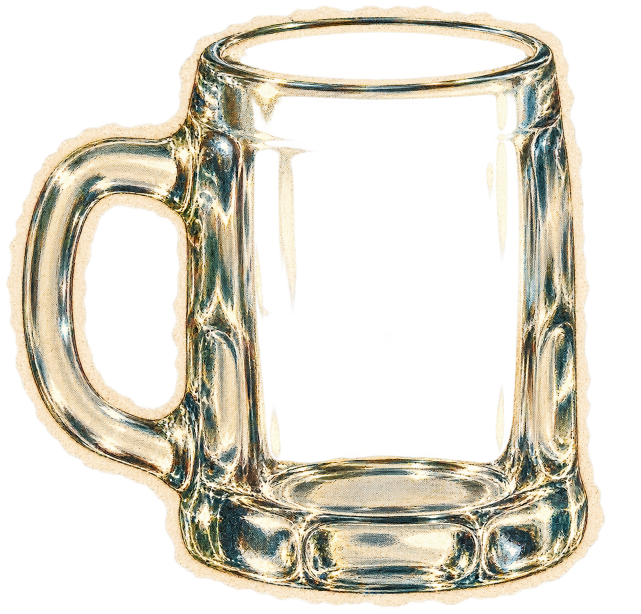
#> input picture paper-comics/assets/comics/mug-paper-frame.png, 1282 x 1227 px, found by its file name (shown at 1/2 size)
$ python make_clean_glass.py
#> lines starting #> are read from the running program, lines starting #| are printed output that depends on the picture; after the words box and inside, x2 and y2 are one past the last pixel; in counts of white or black regions, pixels touching at a corner belong together
import numpy as np
from PIL import Image, ImageFilter, ImageDraw

mug = Image.open('paper-comics/assets/comics/mug-paper-frame.png')
#> mug is the input picture: PIL image 1282x1227 RGBA; mean R, G, B, A 101.6, 97, 83.7, 109.3
w, h = mug.size
#> w = 1282; h = 1227
arr = np.array(mug)

# Center of cylinder is ~785.
# Right edge: glass body ends around 1120, paper border extends to 1210 (radius ~ 335 from center 785).
# On the left: center 785 - 335 = 450!
# Between x=0 and x=420 is the handle.
# Where the handle connected at top: y in [240, 400], x around 380..460
# Where the handle connected at bottom: y in [800, 1020], x around 350..470
# The left faceted column of the glass is between x=450 and x=560.
# The right faceted column of the glass is between x=1010 and x=1120.

# Notice that the right faceted column and the left faceted column are symmetrical facets of the glass!
# We can mirror the clean right faceted column (with its highlights and paper border) onto the left side!
# Let's inspect!
print(f'Mug size: {w}x{h}')
#| Mug size: 1282x1227

# Let's create a glass canvas of the same size
glass = mug.copy()
g_arr = np.array(glass)

# Erase the handle completely: everything to the left of the left facet (x < 370)
g_arr[:, :370] = 0
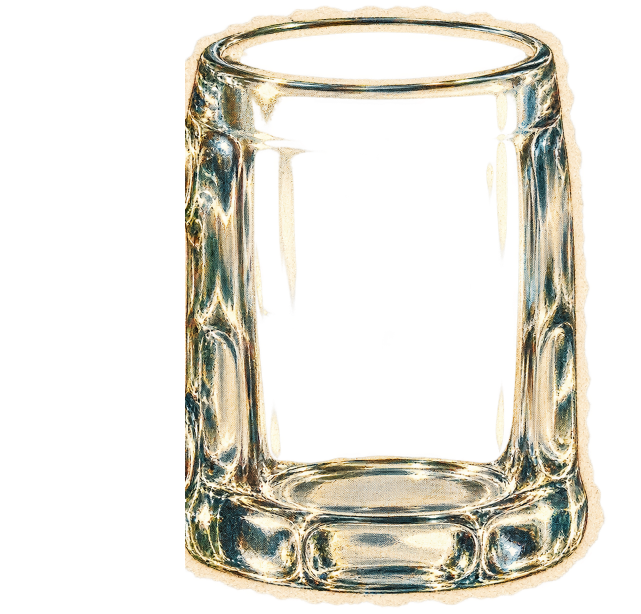
#> g_arr: shape (1227, 1282, 4) (shown at 1/2 size); 12.1% of pixels changed, all inside (x1, y1, x2, y2) = (0, 39, 370, 1180); transparent parts drawn white

# Now, between y=230..420 and y=790..1030, where the handle joined x=370..470:
# The right facet (x around 1010..1220) is completely clean and has the exact faceted glass texture and paper border.
# Let's see what happens if we take the right facet (from x=1000 to 1230), flip it horizontally,
# and blend it into the left facet (x=340 to 570)!
right_facet = arr[:, 980:1230]
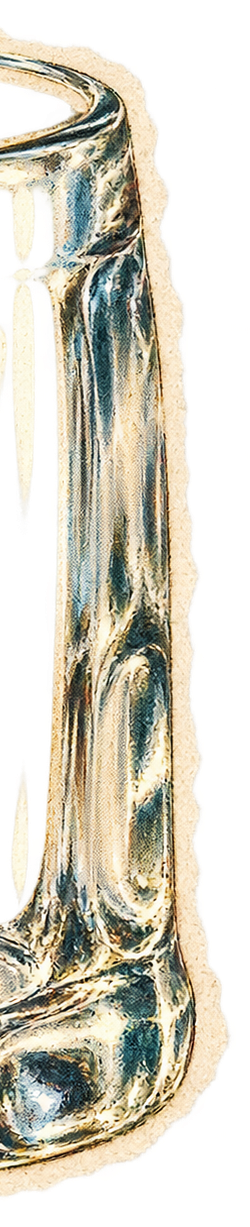
#> right_facet: shape (1227, 250, 4); mean R, G, B, A 131, 126, 109.7, 143.9; transparent parts drawn white
flipped_left = np.fliplr(right_facet)
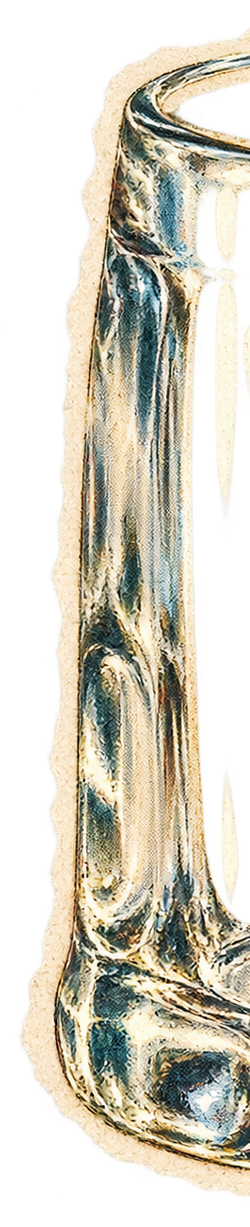
#> flipped_left: shape (1227, 250, 4); mean R, G, B, A 131, 126, 109.7, 143.9; transparent parts drawn white

# Where handle was attached, we can blend flipped_left into the left side
# Let's test this!
result = g_arr.copy()

# For the outer contour on the left (x from 340 to 480):
# Replace the cut/handle region with the mirrored clean right facet
for y in range(h):
    for x in range(330, 520):
        src_x = x - 330
        if src_x < flipped_left.shape[1]:
            # If the current pixel is in the handle attachment zone or transparent on the left:
            if x < 440 or (y >= 230 and y <= 420 and x < 480) or (y >= 800 and y <= 1040 and x < 480):
                result[y, x] = flipped_left[y, src_x]
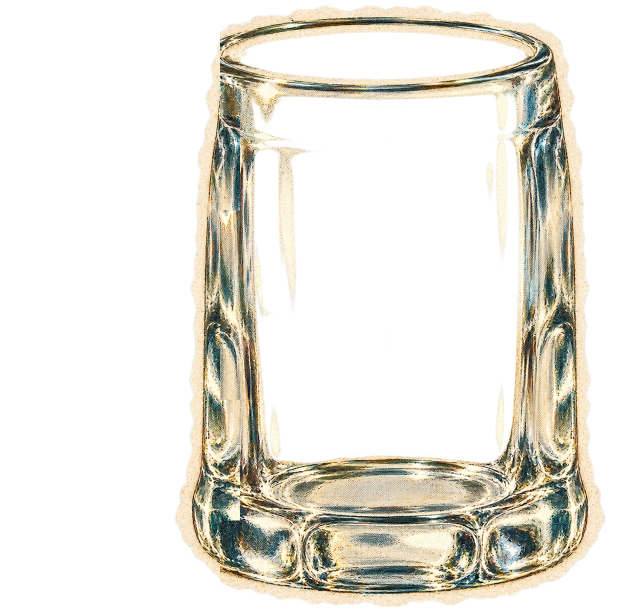
#> result: shape (1227, 1282, 4) (shown at 1/2 size); 6.14% of pixels changed, all inside (x1, y1, x2, y2) = (330, 49, 480, 1195); transparent parts drawn white

Image.fromarray(result).save('scratch_clean_glass_test.png')
print('Saved scratch_clean_glass_test.png')

$ run again, with paper-comics/assets/comics/coast-cape-v5.png copied over paper-comics/assets/comics/mug-paper-frame.png
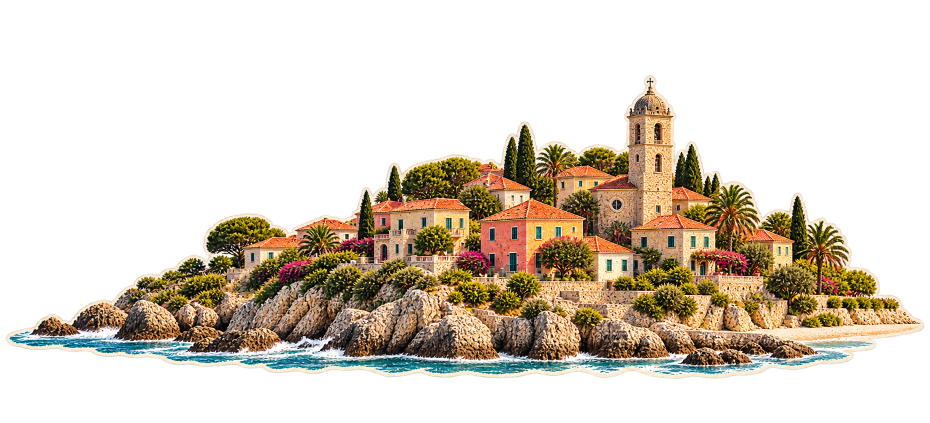
#> input picture paper-comics/assets/comics/coast-cape-v5.png, 1860 x 845 px, found by its file name (shown at 1/2 size)
#> mug is the input picture: PIL image 1860x845 RGBA; mean R, G, B, A 57.4, 48.1, 33.8, 90.7
#| Mug size: 1860x845
#> g_arr: shape (845, 1860, 4); 2.67% of pixels changed, all inside (x1, y1, x2, y2) = (9, 234, 370, 736)
#> `flipped_left = np.fliplr(right_facet)`:
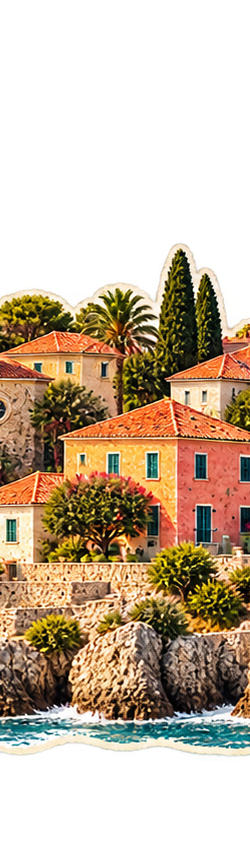
#> flipped_left: shape (845, 250, 4); mean R, G, B, A 87.5, 69.1, 46.4, 137.9; transparent parts drawn white
#> after the loop `for y in range(h):`:
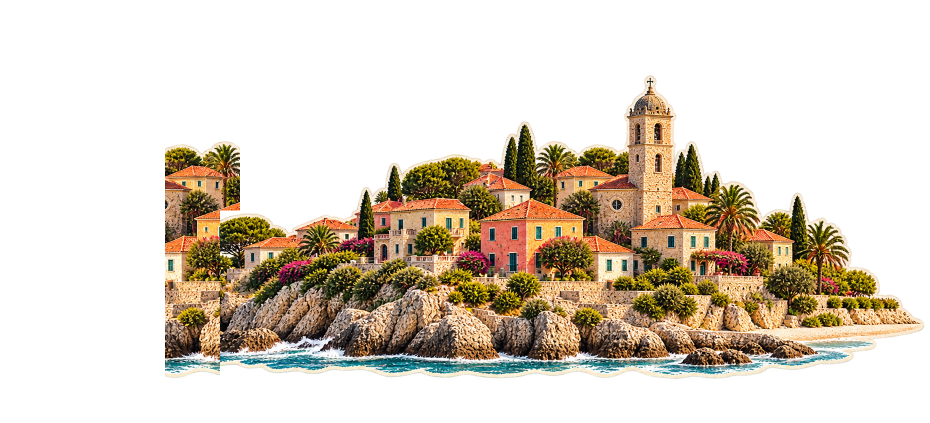
#> result: shape (845, 1860, 4) (shown at 1/2 size); mean R, G, B, A 57.9, 47.6, 32.7, 90.8; transparent parts drawn white

$ run again, with paper-comics/assets/comics/coast-village-v2.png copied over paper-comics/assets/comics/mug-paper-frame.png
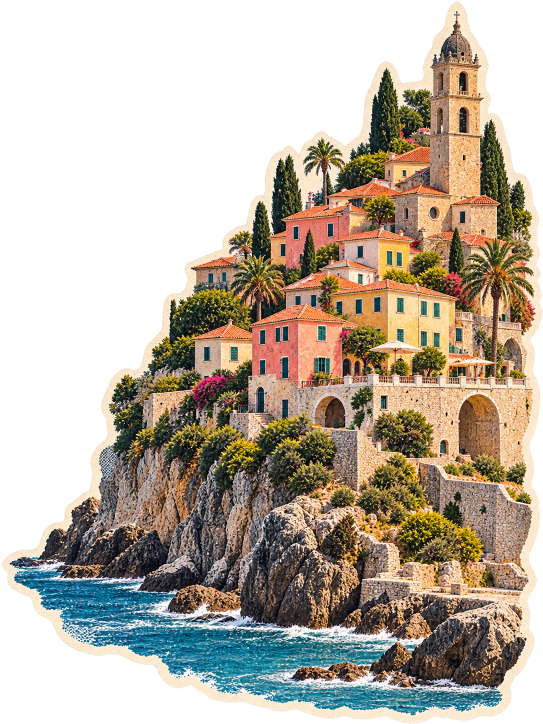
#> input picture paper-comics/assets/comics/coast-village-v2.png, 1086 x 1448 px, found by its file name (shown at 1/2 size)
#> mug is the input picture: PIL image 1086x1448 RGBA; mean R, G, B, A 91.9, 81.8, 67.5, 152.2
#| Mug size: 1086x1448
#> g_arr: shape (1448, 1086, 4); 10.08% of pixels changed, all inside (x1, y1, x2, y2) = (0, 32, 370, 1448)
#> `flipped_left = np.fliplr(right_facet)`:
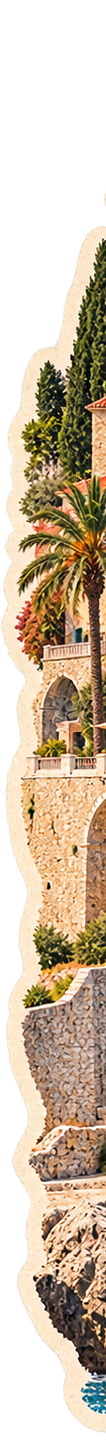
#> flipped_left: shape (1448, 106, 4); mean R, G, B, A 137, 119.7, 96.8, 158.1; transparent parts drawn white
#> after the loop `for y in range(h):`:
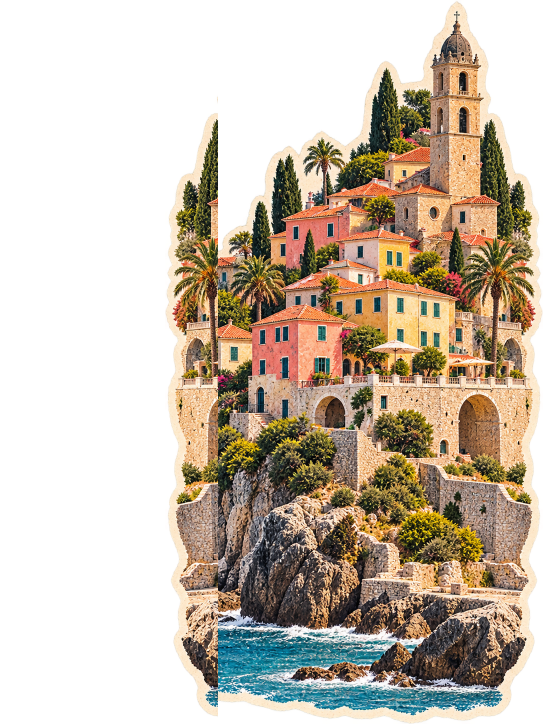
#> result: shape (1448, 1086, 4) (shown at 1/2 size); mean R, G, B, A 88.9, 76.7, 61, 135; transparent parts drawn white
